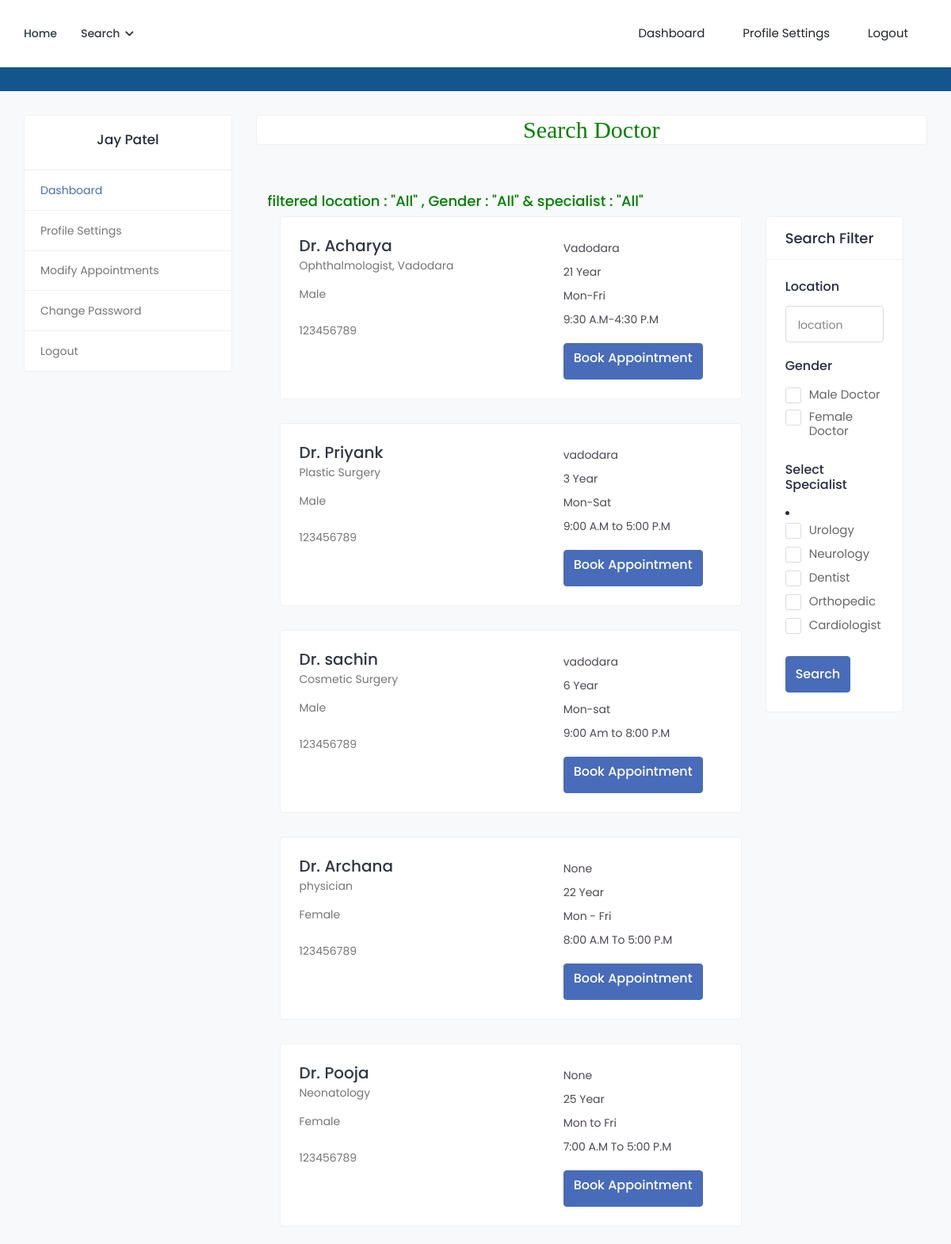
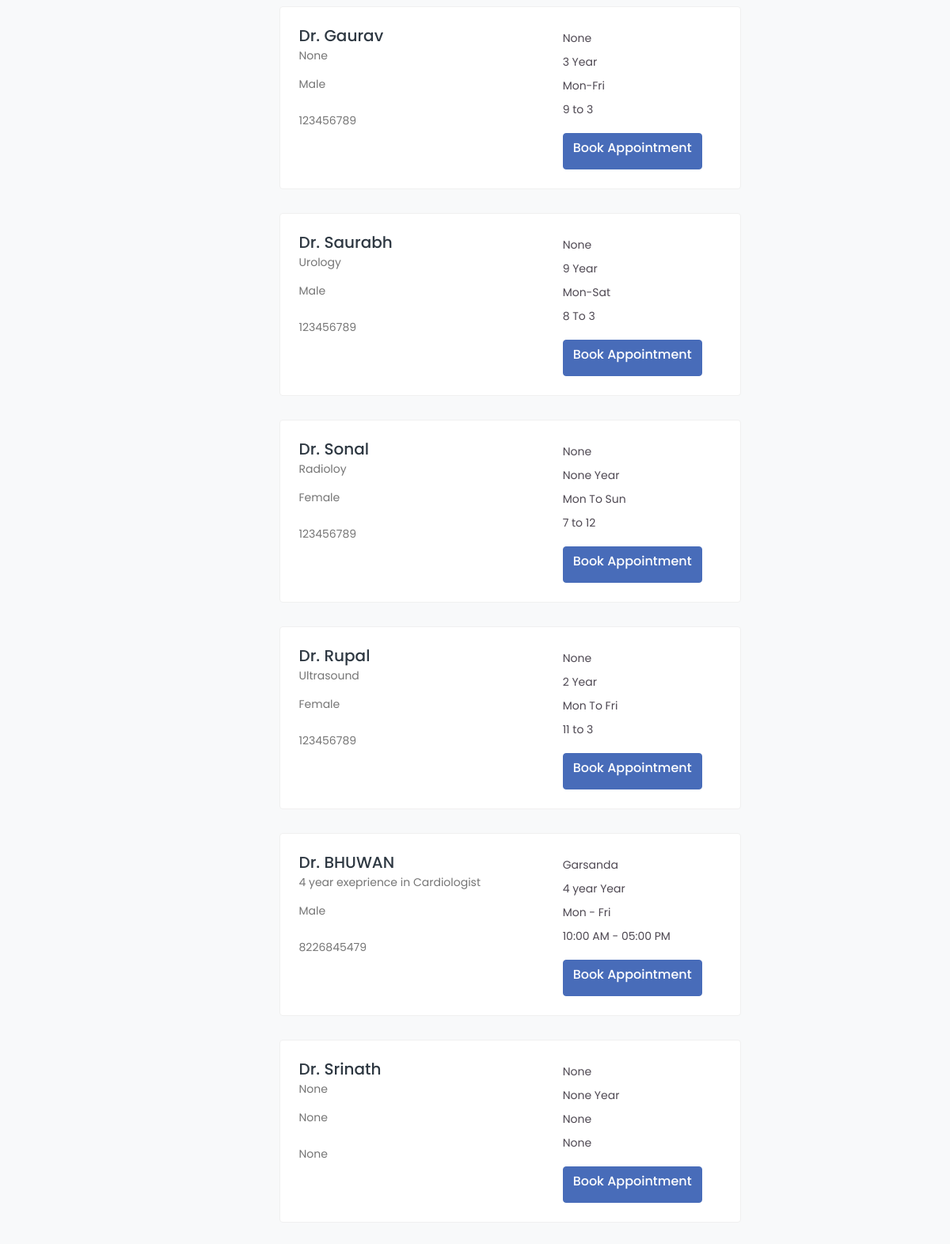
The page /search_doctor (signed in) on the database its author committed (2 pictures, top to bottom).
### health/models.py (models this page shows, shortened)
class Doctor(models.Model):
    status = models.CharField(max_length=100,null=True)
    user = models.ForeignKey(User, on_delete=models.CASCADE, null=True)
    mobile = models.CharField(max_length=10, null=True)
    address = models.CharField(max_length=100, null=True)
    experience = models.CharField(max_length=100, null=True)
    specialist = models.CharField(max_length=100, null=True)
    service = models.CharField(max_length=100, null=True)
    clinic = models.CharField(max_length=100, null=True)
    cl_address = models.CharField(max_length=100, null=True)
    daystiming = models.CharField(max_length=100, null=True)
    timing = models.CharField(max_length=100, null=True)
    price = models.CharField(max_length=100, null=True)
    dob = models.DateField(null=True)
    gender = models.CharField(max_length=100,choices=gender,null=True)
    biography = models.TextField(null=True)
    image = models.FileField(null=True)

### health/views.py (the view, shortened to what this page needs)
# urls.py: path('search_doctor', search_doctor, name="search_doctor"),
def search_doctor(request):
    data = Doctor.objects.all()
    l = "All"
    g = "All"
    s = "All"
    d={'data':data,'l':l,'g':g,'s':s}
    return render(request,'patient/search_doctor.html',d)

### health/templates/patient/search_doctor.html (shortened to what this page needs)
{% extends 'patient/sidebar.html' %}
{% load static %}
{% block b %}
<h2 style="font-family:roman;color:green" align="center" class="card">Search Doctor</h2>
<div class="content">
				<div class="container-fluid">
					<div class="row">
		<h4 style="color:green"> filtered location : "{{l}}" , Gender : "{{g}}" & specialist : "{{s}}"</h4>
                        <div class="col-md-8 col-lg-8 col-xl-9">
{% for i in data %}
							<div class="card">
								<div class="card-body">
									<div class="doctor-widget">
										<div class="doc-info-left">
											<div class="doc-info-cont">
												<h4 class="doc-name"><a href="doctor-profile.html">Dr. {{i.user.first_name}}</a></h4>
												<p class="doc-speciality">{{i.biography}}</p>
												<div class="clinic-details">
													<p class="doc-location"> {{i.gender}}</p>
													<p class="doc-location"> {{i.mobile}}</p>
												</div>
											</div>
										</div>
										<div class="doc-info-right">
											<div class="clini-infos">
												<ul>
													<li>{{i.address}}</li>
													<li>{{i.experience}} Year</li>
													<li>{{i.daystiming}}</li>
													<li>{{i.timing}}</li>
												</ul>
											</div>
											<div class="btn-search">
												<a class="btn btn-primary" href="{% url 'appointment' i.id %}">Book Appointment</a>
											</div>
										</div>
									</div>
								</div>
							</div>
	{% endfor %}
						</div>
                        <div class="col-md-4 col-lg-4 col-xl-3">
							<form action="" method="post" enctype="multipart/form-data">
							<div class="card search-filter">
								<div class="card-header">
									<h4 class="card-title mb-0">Search Filter</h4>
								</div>
								<div class="card-body">
								<div class="filter-widget">
									<h4>Location</h4>
									<div class="">
										<input type="text" class="form-control" placeholder="location" name="location">
									</div>
								</div>
								<div class="filter-widget">
									<h4>Gender</h4>
									<div>
										<label class="custom_check">
											<span class="checkmark"></span> Male Doctor
										</label>
									</div>
									<div>
										<label class="custom_check">
											<span class="checkmark"></span> Female Doctor
										</label>
									</div>
								</div>
								<div class="filter-widget">
									<h4>Select Specialist</h4>
									<li>
									<div>
										<label class="custom_check">
											<span class="checkmark"></span> Urology
										</label>
									</div>
									<div>
										<label class="custom_check">
											<span class="checkmark"></span> Neurology
										</label>
									</div>
									<div>
										<label class="custom_check">
											<span class="checkmark"></span> Dentist
										</label>
									</div>
									<div>
										<label class="custom_check">
											<span class="checkmark"></span> Orthopedic
										</label>
									</div>
									<div>
										<label class="custom_check">
											<span class="checkmark"></span> Cardiologist
										</label>
									</div>
								</div></li>
									<div class="btn-search">
										<button type="submit" class="btn btn-primary">Search</button>
									</div>
								</div>
							</div>
							</form>
						</div>
                    </div>
                </div></div>
{% endblock %}

### health/templates/patient/sidebar.html (shortened to what this page needs)
{% extends 'patient/patient_navigation.html' %}
{% block body %}
{% load static %}
			<div class="breadcrumb-bar">
			</div>
			<div class="content">
				<div class="container-fluid">
					<div class="row">
						<div class="col-md-5 col-lg-4 col-xl-3 theiaStickySidebar">
                            <div class="profile-sidebar">
								<div class="widget-profile pro-widget-content">
									<div class="profile-info-widget">
										<div class="profile-det-info">
											<h3>{{request.user.first_name}} {{request.user.last_name}}</h3>
										</div>
									</div>
								</div>
								<div class="dashboard-widget">
									<nav class="dashboard-menu">
										<ul>
											<li class="active">
												<a href="{% url 'patient_dashboard' %}">
													<span>Dashboard</span>
												</a>
											</li>
											<li>
												<a href="{% url 'patient_profile' %}">
													<span>Profile Settings</span>
												</a>
											</li>
                                            <li>
												<a href="{% url 'p_appoinment' %}">
													<span>Modify Appointments</span>
												</a>
											</li>
											<li>
												<a href="{% url 'change_password' %}">
													<span>Change Password</span>
												</a>
											</li>
											<li>
												<a href="{% url 'logout' %}">
													<span>Logout</span>
												</a>
											</li>
										</ul>
									</nav>
								</div>
							</div>
						</div>
						<div class="col-md-7 col-lg-8 col-xl-9">
                            {% block b %}
                            {% endblock %}
                            </div>
					</div>
				</div>
			</div>
{% endblock %}

### rows shown on the page
Doctor: user.first_name "Acharya", biography "Ophthalmologist, Vadodara", gender "Male", mobile "123456789", address "Vadodara", experience "21", daystiming "Mon-Fri", timing "9:30 A.M-4:30 P.M"
Doctor: user.first_name "Priyank", biography "Plastic Surgery", gender "Male", mobile "123456789", address "vadodara", experience "3", daystiming "Mon-Sat", timing "9:00 A.M to 5:00 P.M"
Doctor: user.first_name "sachin", biography "Cosmetic Surgery", gender "Male", mobile "123456789", address "vadodara", experience "6", daystiming "Mon-sat", timing "9:00 Am to 8:00 P.M"
Doctor: user.first_name "Archana", biography "physician", gender "Female", mobile "123456789", address "None", experience "22", daystiming "Mon - Fri", timing "8:00 A.M To 5:00 P.M"
Doctor: user.first_name "Pooja", biography "Neonatology", gender "Female", mobile "123456789", address "None", experience "25", daystiming "Mon to Fri", timing "7:00 A.M To 5:00 P.M"
Doctor: user.first_name "Gaurav", biography "None", gender "Male", mobile "123456789", address "None", experience "3", daystiming "Mon-Fri", timing "9 to 3"
Doctor: user.first_name "Saurabh", biography "Urology", gender "Male", mobile "123456789", address "None", experience "9", daystiming "Mon-Sat", timing "8 To 3"
Doctor: user.first_name "Sonal", biography "Radioloy", gender "Female", mobile "123456789", address "None", experience "None", daystiming "Mon To Sun", timing "7 to 12"
Doctor: user.first_name "Rupal", biography "Ultrasound", gender "Female", mobile "123456789", address "None", experience "2", daystiming "Mon To Fri", timing "11 to 3"
Doctor: user.first_name "BHUWAN", biography "4 year exeprience in Cardiologist", gender "Male", mobile "8226845479", address "Garsanda", experience "4 year", daystiming "Mon - Fri", timing "10:00 AM - 05:00 PM"
Doctor: user.first_name "Srinath", biography "None", gender "None", mobile "None", address "None", experience "None", daystiming "None", timing "None"

### other values the page prints
{{ request.user.first_name }} "Jay"
{{ request.user.last_name }} "Patel"
{{ l }} "All"
{{ g }} "All"
{{ s }} "All"
